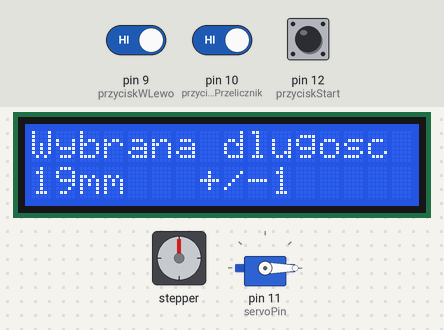
This sketch was run on a simulated Arduino Uno, built with avr-gcc and run on an emulated ATmega328P. On the bench: stepper motor, servo, 16×2 character LCD. Wiring (inferred from the names in the program): stepper motor driver (200 steps per turn assumed): step pin 2; direction pin 5; enable pin 8. The inputs (shaded band) are chosen by the test bench; at power-on: pin 12 (przyciskStart) HIGH, pin 10 (przyciskPrzelicznik) HIGH, pin 9 (przyciskWLewo) HIGH. What the sketch prints to the serial monitor is not drawn.

Above: at 1.3 s.
1.4 s: pin 12 (przyciskStart) pulled LOW for 0.15 s
At 2.3 s:
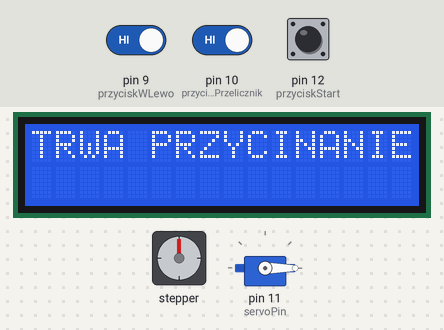
At 3.3 s:
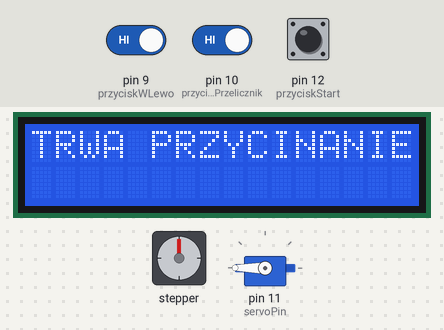
13.5 s: pin 10 (przyciskPrzelicznik) driven LOW
16.5 s: pin 9 (przyciskWLewo) driven LOW
19.5 s: pin 12 (przyciskStart) pulled LOW for 1 s
At 22.1 s:
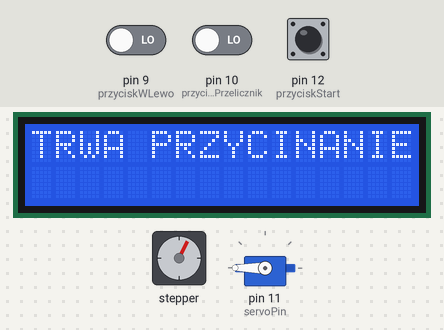
Timing chart, 0 to 30.9 s (numbered marks = the images above; inputs shaded):
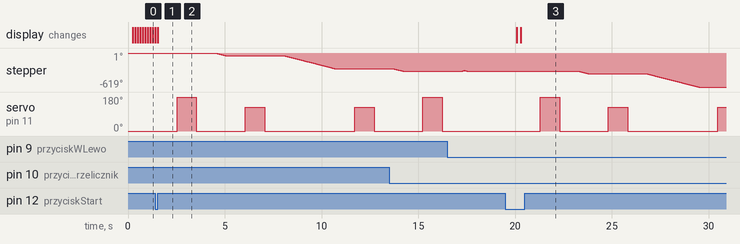

Measured:
- after the input at 1.4 s, stepper: turns 46° counter-clockwise in 0.51 s, then 240° counter-clockwise in 2.7 s; servo on pin 11 (servoPin): 0° → 180° after 1.1 s, → 0° 1.0 s later, → 125° 2.5 s later, → 0° 1.0 s later, … (6 changes in this stretch); the display: first differs from a run without the input after 0.13 s (image 1)
- after the input at 19.5 s, stepper: turns 46° counter-clockwise in 0.51 s, then 240° counter-clockwise in 2.7 s; servo on pin 11 (servoPin): 0° → 180° after 1.8 s, → 0° 1.0 s later, → 125° 2.5 s later, → 0° 1.0 s later, … (5 changes in this stretch)

The sketch:

gunwolit.ino
```cpp
//Zadeklarowanie dwóch stałych odpowiadającym numerom wejść
#include <Servo.h>
#include <Wire.h>
#include <LiquidCrystal_I2C.h>

const int stepPin = 2;
const int dirPin = 5;
const int servoPin = 11;
 const int enable = 8;
 int pos=0;
 int przelicznik=0;
  int tab[4]={1,5,10,100};

  const int przyciskWPrawo=0;
 const int przyciskWLewo=9;
 const int przyciskStart=12;
 const int przyciskPrzelicznik=10;

 int dlugoscGlobalna=10;
 Servo servo;
 LiquidCrystal_I2C lcd(0x27,2,16);

void setup()
{
  // Ustawienie dwóch PINów jako wyjścia
  pinMode(stepPin,OUTPUT);
  pinMode(dirPin,OUTPUT);
  pinMode (enable,OUTPUT);
  pinMode(przyciskWPrawo,INPUT);
  pinMode(przyciskWLewo,INPUT);
  pinMode(przyciskStart,INPUT);
  pinMode(przyciskPrzelicznik,INPUT);
  digitalWrite (enable,LOW);
  digitalWrite(dirPin,LOW);
  servo.attach(servoPin);
  servo.write(0);
  lcd.begin(2,16);
    lcd.init();
  lcd.backlight();
  Serial.begin(9600);
}

void tnij()
{
  delay(1000);
  servo.write(180);
  delay(1000);
  servo.write(0);
  delay(1000);
}

void natnijIzolacje()
{
  delay(1000);
  servo.write(125);
  delay(1000);
  servo.write(0);
  delay(1000);
}

void przesun(int dlugosc, bool kierunek=0)
{
  int iloscKrokow=dlugosc/0.1125;

  digitalWrite (dirPin, kierunek);
    for(int i=0;i<iloscKrokow;i++)
    {
      digitalWrite(stepPin,LOW);
      delay(10);
      digitalWrite(stepPin,HIGH);
      delay(10);
    }
}

void wyswietlDlugosc(int dlugosc)
{
  lcd.clear();
  lcd.setCursor(0,0);
  lcd.print("Wybrana dlugosc");
  lcd.setCursor(0,1);
  lcd.print(dlugosc);
  lcd.print("mm");
  lcd.print("   +/-");
  lcd.print(tab[przelicznik]);
}

void program(int dlugosc)
{
  lcd.clear();
  lcd.setCursor(0,0);
  lcd.print("TRWA PRZYCINANIE");
  int naciecieIzolacji=3;
  int cofniecie=1;
  tnij();
  przesun(naciecieIzolacji);
  natnijIzolacje();
  przesun(dlugosc-2*naciecieIzolacji);
  natnijIzolacje();
  przesun(naciecieIzolacji);
  tnij();
  przesun(cofniecie,1);
  przesun(cofniecie,0);
  delay(1000);
}

void inkrementujDlugosc()
{
  if(dlugoscGlobalna+tab[przelicznik]<=9999)
  {
  dlugoscGlobalna+=tab[przelicznik];
  }
}

void dekrementujDlugosc()
{
  if(dlugoscGlobalna-tab[przelicznik]>=10)
  {
    dlugoscGlobalna-=tab[przelicznik];
  }
}

void inkrementujPrzelicznik()
{
    if(przelicznik<3)
    {
      przelicznik++;
    }
    else
    {
      przelicznik=0;
    }
}

void loop(){
if(digitalRead(przyciskWLewo)==0)
{
  dekrementujDlugosc();
  delay(100);
}
if(digitalRead(przyciskWPrawo)==0)
{
  inkrementujDlugosc();
  delay(100);
}
if(digitalRead(przyciskStart)==0)
{
  program(dlugoscGlobalna);
  delay(1000);
}
if(digitalRead(przyciskPrzelicznik)==0)
{
  inkrementujPrzelicznik();
  Serial.println("zmieniono");
  delay(500);
}
 wyswietlDlugosc(dlugoscGlobalna);
}
```
